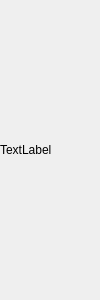
<?xml version="1.0" encoding="UTF-8"?>
<ui version="4.0">
 <class>EditWindow</class>
 <widget class="QDialog" name="EditWindow">
  <property name="geometry">
   <rect>
    <x>0</x>
    <y>0</y>
    <width>100</width>
    <height>300</height>
   </rect>
  </property>
  <property name="windowTitle">
   <string>Edit</string>
  </property>
  <widget class="QLabel" name="label">
   <property name="geometry">
    <rect>
     <x>0</x>
     <y>0</y>
     <width>100</width>
     <height>300</height>
    </rect>
   </property>
   <property name="text">
    <string>TextLabel</string>
   </property>
  </widget>
 </widget>
 <resources/>
 <connections/>
</ui>
